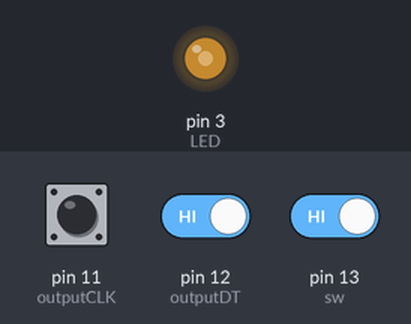
Recording of a sketch running on a simulated Arduino Uno, built with avr-gcc and run on an emulated ATmega328P. On the bench: output pins drawn as LEDs (lit = HIGH). The inputs (shaded band) are chosen by the test bench; at power-on: pin 11 (outputCLK) HIGH, pin 12 (outputDT) HIGH, pin 13 (sw) HIGH. What the sketch prints to the serial monitor is not drawn.

Above: at 1.2 s.
1.3 s: pin 11 (outputCLK) pulled LOW for 0.15 s
2.9 s: pin 11 (outputCLK) driven LOW and pin 12 (outputDT) driven LOW and pin 13 (sw) driven LOW
Timing chart, 0 to 5.9 s (numbered marks = the images above; inputs shaded):
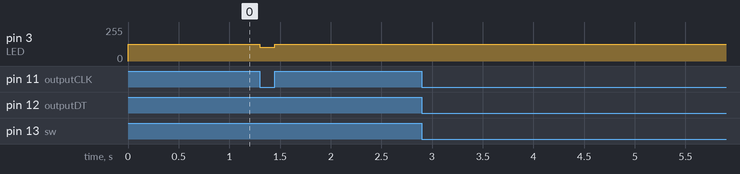

Measured:
- after the input at 1.3 s, pin 3 (LED): 127/255 → 102/255 at once, → 127/255 0.15 s later

The sketch:

Encoder.ino
```cpp
int sw=13;
int outputCLK = 11;
int outputDT =12;
int most=1;
int ezelott=1;
int szamlalo=50;
int LED=3;
int fenyero=0;

void setup() {
  Serial.begin(9600);
  Serial.println("Encoder kezelő program!");
  for(int i=11;i<=13;i++) pinMode(i, INPUT_PULLUP);
  pinMode(LED, OUTPUT);
  //digitalWrite(LED,1);
  }

void loop() {
  if (digitalRead(sw)==0) {
    szamlalo=50;
    Serial.print("A fényerő: ");
    Serial.print(szamlalo);
    Serial.println("%");
   }

  most=digitalRead(outputCLK);
  if (most != ezelott)
  {
    if(digitalRead(outputDT) != most) { szamlalo=szamlalo-10;}
    else { szamlalo=szamlalo+10;}
    szamlalo=constrain(szamlalo,0,100);
    Serial.print("A fényerő: ");
    Serial.print(szamlalo);
    Serial.println("%");

  }
  ezelott=most;
  fenyero=map(szamlalo,0,100,0,255);
  analogWrite(LED, fenyero);

}
```
